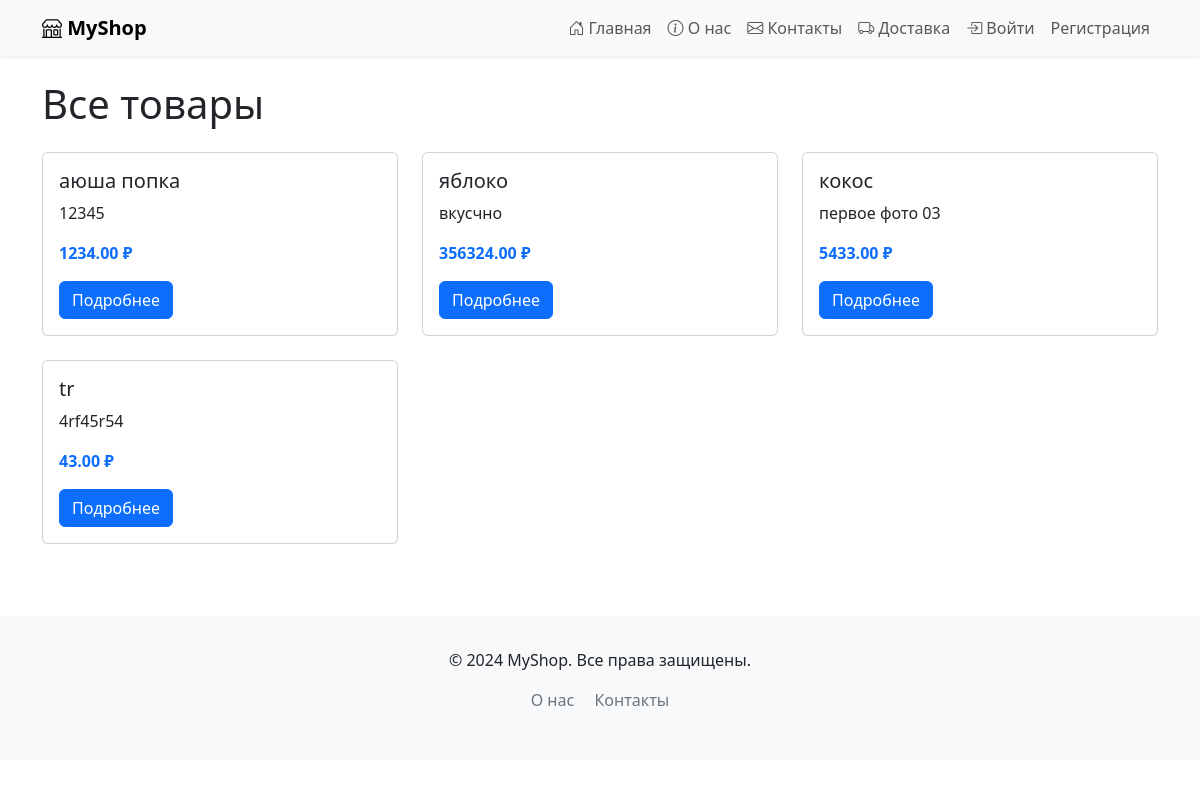
The app's page /, older data.
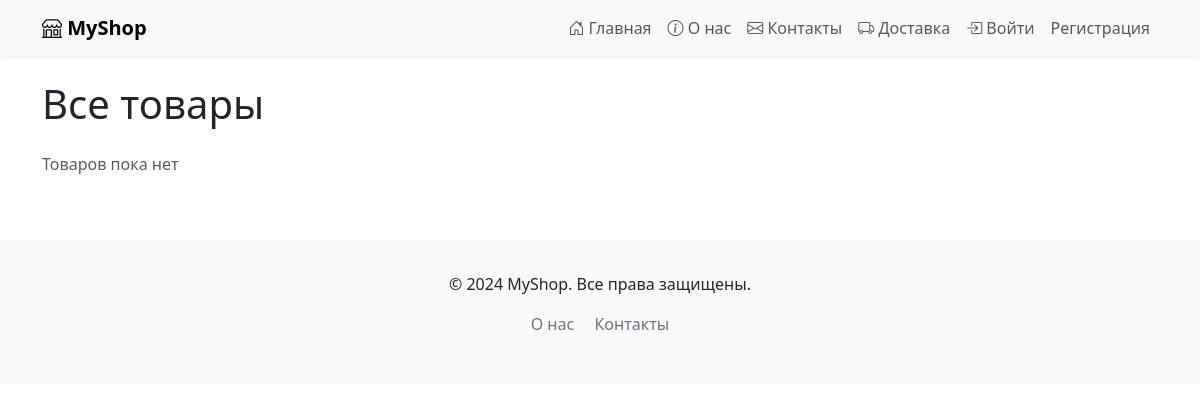
The same page, newer data.
### products/models.py (models this page shows, shortened)
class Product(models.Model):#главный класс
    name = models.CharField(max_length=100)
    price = models.DecimalField(decimal_places=2, max_digits=10)
    description = models.TextField()
    category = models.ForeignKey(Category, on_delete=models.PROTECT)
    image = models.ImageField(upload_to='products/', null=True, blank=True)

### products/views.py (the view)
# urls.py: path('', views.home, name='home'),
def home(request):#главная страница
    products = Product.objects.all()
    return render(request, 'products/home.html', {'products': products})

### products/templates/products/home.html (shortened to what this page needs)
{% extends 'products/base.html' %}
{% block content %}
<h1 class="mb-4">Все товары</h1>
<div class="row">
  {% for product in products %}
  <div class="col-md-4 mb-4">
    <div class="card">
      <div class="card-body">
        <h5 class="card-title">{{ product.name }}</h5>
        <p class="card-text">{{ product.description|truncatechars:100 }}</p>
        <p class="text-primary fw-bold">{{ product.price }} ₽</p>
        <a href="{% url 'products:product_detail' product.id %}" class="btn btn-primary">
          Подробнее
        </a>
      </div>
    </div>
  </div>
  {% empty %}
  <p class="text-muted">Товаров пока нет</p>
  {% endfor %}
</div>
{% endblock %}

### products/templates/products/base.html (shortened to what this page needs)
<!DOCTYPE html>
<html lang="ru">
<head>
    <link href="https://cdn.jsdelivr.net/npm/bootstrap@5.3.0/dist/css/bootstrap.min.css" rel="stylesheet">
    <link rel="stylesheet" href="https://cdn.jsdelivr.net/npm/bootstrap-icons@1.10.0/font/bootstrap-icons.css">
</head>
<body>
    <nav class="navbar navbar-expand-lg navbar-light bg-light shadow-sm">
        <div class="container">
            <a class="navbar-brand" href="{% url 'products:home' %}">
                <i class="bi bi-shop"></i> MyShop
            </a>
            <div class="navbar-nav">
                <a class="nav-link" href="{% url 'products:home' %}">
                    <i class="bi bi-house-door"></i> Главная
                </a>
                <a class="nav-link" href="{% url 'core:about' %}">
                    <i class="bi bi-info-circle"></i> О нас
                </a>
                <a class="nav-link" href="{% url 'core:contact' %}">
                    <i class="bi bi-envelope"></i> Контакты
                </a>
                <a class="nav-link" href="{% url 'products:delivery' %}">
                    <i class="bi bi-truck"></i> Доставка
                </a>
                {% if user.is_authenticated %}
                    <span class="nav-link disabled">
                        <i class="bi bi-person-circle"></i> {{ user.username }}
                    </span>
                {% else %}
                    <a class="nav-link" href="{% url 'core:login' %}">
                        <i class="bi bi-box-arrow-in-right"></i> Войти
                    </a>
                    <a class="nav-link" href="{% url 'core:register' %}">
                        Регистрация
                    </a>
                {% endif %}
            </div>
        </div>
    </nav>
    <main class="container my-4">
        {% block content %}{% endblock %}
    </main>
    <footer class="footer">
        <div class="container text-center">
            <p>&copy; 2024 MyShop. Все права защищены.</p>
            <p>
                <a href="{% url 'core:about' %}" class="text-decoration-none text-secondary me-3">О нас</a>
                <a href="{% url 'core:contact' %}" class="text-decoration-none text-secondary">Контакты</a>
            </p>
        </div>
    </footer>
</body>
</html>

### products/templates/products/base.html (style rules this page uses)
.navbar-brand { font-weight: bold; }
.footer { background-color: #f8f9fa; margin-top: 3rem; padding: 2rem 0; }

Row changes from the older to the newer data that the page shows:
removed Product: name "аюша попка", description "12345", price "1234.00"
removed Product: name "яблоко", description "вкусчно", price "356324.00"
removed Product: name "кокос", description "первое фото 03", price "5433.00"
removed Product: name "tr", description "4rf45r54", price "43.00"
Text that changed along with them:
text now shown: "Товаров пока нет"
